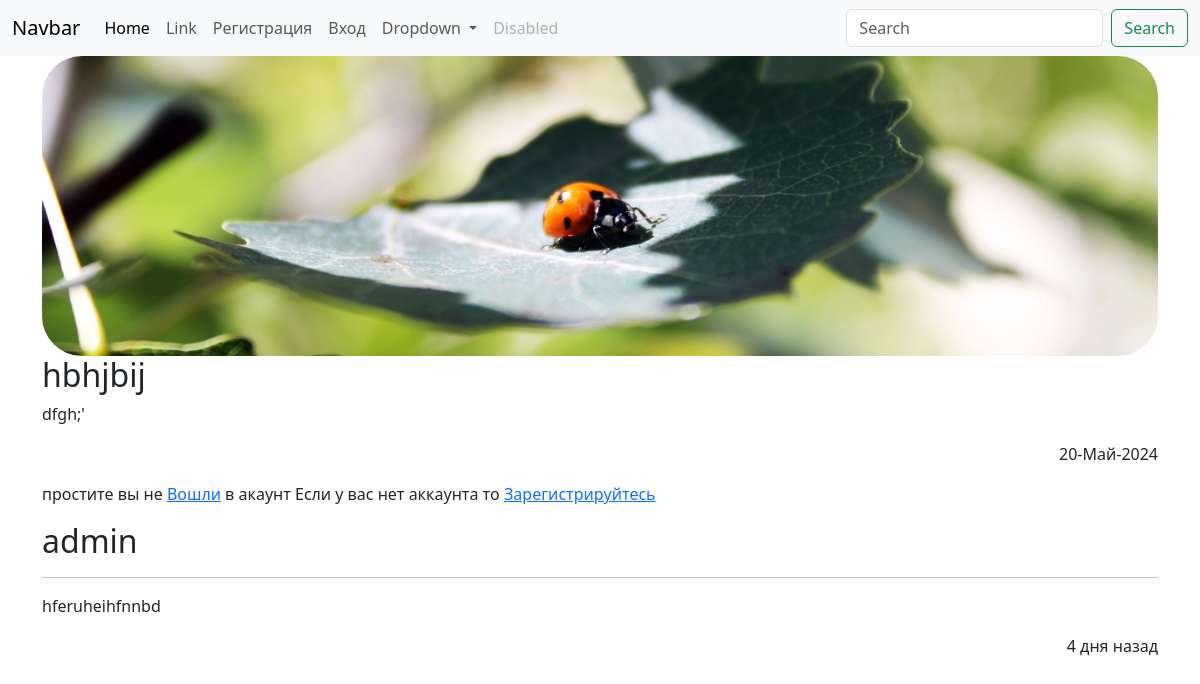
Screenshot of /post/hbhjbij with the database file from the repository.
### blog/models.py (models this page shows, shortened)
class Post(models.Model):
    title = models.CharField('Заголовок', max_length=255)
    text = models.TextField('Текст Новостей')
    image = models.ImageField("Картинуа поста", upload_to='post_img/')
    feature = models.BooleanField(' в слайдере', default=False)
    category = models.ForeignKey('Category', on_delete=models.CASCADE, null=True)
    slug = models.SlugField('сылка', unique=True)
    created_at = models.DateTimeField('дата создания поста', default=timezone.now)
    class Meta:
        verbose_name = 'Novost'
        verbose_name_plural = "Novosti"

class Comment(models.Model):
    post = models.ForeignKey(Post, on_delete=models.CASCADE)
    author = models.ForeignKey(User, on_delete=models.CASCADE)
    date = models.DateTimeField(default=timezone.now)
    text = models.TextField()
    class Meta:
        verbose_name = 'Коментарии'
        verbose_name_plural = 'Коментарии'

### blog/views.py (the view)
# urls.py: path('post/<slug:slug>', views.post_detail, name='post_detail_url'),
def post_detail(request,slug):
    post = Post.objects.get(slug__exact=slug)
    return render(request, 'post_detail.html', {'post':post})

### blog/templates/post_detail.html (shortened to what this page needs)
{% extends 'base.html' %}
{% block content %}
<div class="container">
     <div class="img">
         <img src="{{post.image.url}}" alt="">
     </div>
     <div class="text">
          <h2>{{post.title}}</h2>
          <p>{{post.text}}</p>
          <p class="text-end">{{post.created_at|date:'d-F-Y'}}</p>
     </div>
     <div class="comment">
         {% if not user.is_authenticated %}
         <p>
            простите вы не <a href="{%url 'login_url'%}">Вошли</a> в акаунт
            Если у вас нет аккаунта то <a href="{% url 'register' %}">Зарегистрируйтесь</a>
         </p>
         {% else %}
         <form method="POST" action="{% url 'comment' post.slug %}">
             {% csrf_token %}
             <textarea name="comment" placeholder="Ваш коментарий..." id="" class="form-control"></textarea>
             <button class="btn btn-primary">Отправьте</button>
         </form>
         {% endif %}
         {% for comment in post.comment_set.all %}
         <div class="singl_comment">
             <h2>{{comment.author.username}}</h2>
             <hr>
             <p>{{comment.text}}</p>
             <p class="text-end">{{comment.date|timesince}} назад</p>
         </div>
         {% empty %}
         <p class="text-center">Коментариев нет</p>
         {% endfor %}
     </div>
</div>
{% endblock %}

### blog/static/css/style.css (style rules this page uses)
.img { height: 300px; width: 100%; }
.img img { height: 100%; width: 100%; object-fit: cover; border-radius: 40px; }

### rows the page displays
Post: image (picture), title "hbhjbij", text "dfgh;'", created_at "20-Май-2024"
Comment: author.username "admin", text "hferuheihfnnbd", date "4 дня"
